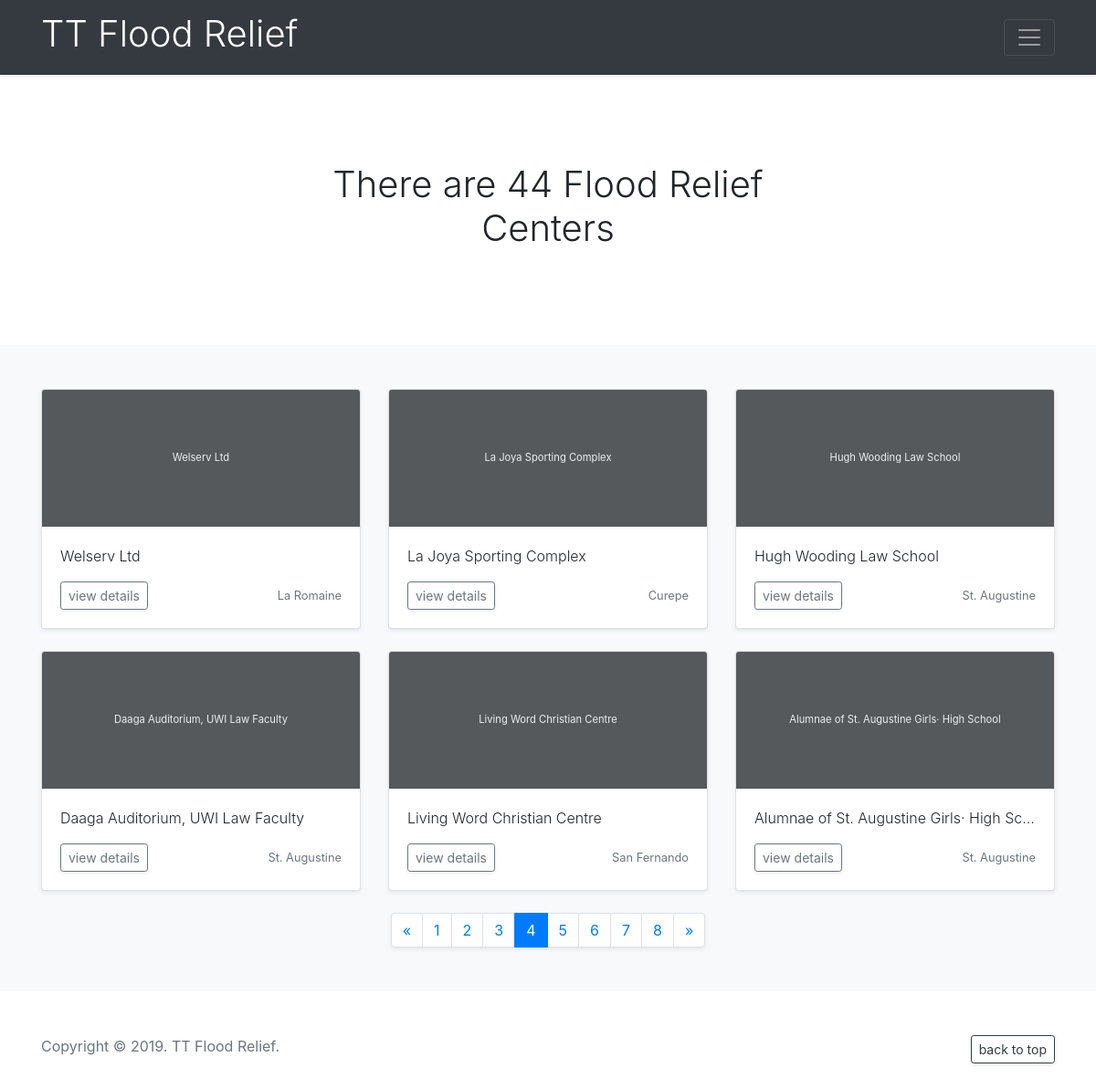
The page /locations/?page=4 on the database its author committed.
### locations/models.py (models this page shows, shortened)
class Location(models.Model):
    name = models.CharField(
        max_length=255,
        verbose_name="Name",
        blank=True
    )
    description = models.TextField(
        max_length=None,
        verbose_name="Description",
        blank=True
    )
    address1 = models.CharField(
        max_length=255,
        verbose_name="Address Line 1",
        blank=True
    )
    address2 = models.CharField(
        max_length=255,
        verbose_name="Address Line 2",
        blank=True
    )
    town = models.CharField(
        max_length=255,
        verbose_name="Town",
        blank=True
    )
    open_time = models.TimeField(
        max_length=None,
        verbose_name="Opening Time",
        blank=True,
        null=True
    )
    close_time = models.TimeField(
        max_length=None,
        verbose_name="Closing Time",
        blank=True,
        null=True
    )
    contact1 = models.CharField(
        max_length=255,
        verbose_name="Contact Name 1",
        blank=True
    )
    phone1 = models.CharField(
        max_length=12,
        verbose_name="Phone Number 1",
        blank=True,
        null=True
    )
    contact2 = models.CharField(
        max_length=255,
        verbose_name="Contact Name 2",
        blank=True
    )
    phone2 = models.CharField(
        max_length=12,
        verbose_name="Phone Number 2",
        blank=True,
        null=True
    )
    latitude = models.FloatField(
        max_length=None,
        verbose_name="Latitude",
        blank=True,
        null=True
    )
    longitude = models.FloatField(
        max_length=None,
        verbose_name="Longitude",
        blank=True,
        null=True
    )
    D = 'None'
    N = 'North'
    E = 'East'
    S = 'South'
    W = 'West'
    C = 'Central'
    CARDINAL_POINTS = (
        (D, 'None'),
        (N, 'North'),
        (E, 'East'),
        (S, 'South'),
        (W, 'West'),
        (C, 'Central')
    )
    cardinal_point = models.CharField(
        max_length=7,
        choices=CARDINAL_POINTS,
        default=D,
        verbose_name="Cardinal Point"
    )
    email = models.EmailField(
        max_length=255,
        verbose_name="Email",
        blank=True
    )
    website = models.URLField(
        max_length=255,
        verbose_name="Website",
        blank=True
    )
    facebook = models.URLField(
        max_length=255,
        verbose_name="Facebook",
        blank=True
    )
    notes = models.TextField(
        max_length=None,
        verbose_name="Notes",
        blank=True
    )

### locations/views.py (the view)
# urls.py: path('', views.index),
def index(request):
    locations = Location.objects.all()
    total_locations = Location.objects.all()
    paginator = Paginator(locations, 6)
    page = request.GET.get('page')
    locations = paginator.get_page(page)
    return render(request, 'index.html', {
        'locations': locations,
        'total_locations': total_locations
    })

### locations/templates/index.html (shortened to what this page needs)
{% extends 'base.html' %}
{% block content %}
<section class="jumbotron text-center">
    <div class="container">
        <h1 class="jumbotron-heading">There are {{ total_locations.count }} Flood Relief Centers</h1>
    </div>
</section>
<div class="album py-5 bg-light">
    <div class="container">
        <div class="row">
            {% if locations %}
            {% for location in locations %}
            <div class="col-md-4">
                <div class="card mb-4 shadow-sm"><a href="/locations/detail/{{location.id}}">
                    <svg class="bd-placeholder-img card-img-top" width="100%" height="100%"
                         xmlns="http://www.w3.org/2000/svg" preserveAspectRatio="xMidYMid slice" focusable="false"
                         role="img" aria-label="Placeholder: {{location.name}}"><title>{{location.name}}</title>
                        <rect width="100%" height="100%" fill="#55595c"/>
                        <text x="50%" y="50%" fill="#eceeef" dy=".3em">{{location.name}}</text>
                    </svg>
                </a>
                    <div class="card-body">
                        <p class="card-text jumbotron-heading text-truncate">{{location.name}}</p>
                        <div class="d-flex justify-content-between align-items-center">
                            <div class="btn-group">
                                <a href="/locations/detail/{{location.id}}"
                                   class="btn btn-sm btn-outline-secondary shadow-sm">view details</a>
                            </div>
                            <small class="text-muted">
                                {{location.town}}
                            </small>
                        </div>
                    </div>
                </div>
            </div>
            {% endfor %}
            {% else %}
            <p>Sorry, there are no Relief Centers in the database.</p>
            {% endif %}
        </div>
        <div class="row">
            {% if locations.has_other_pages %}
            <ul class="pagination shadow-sm">
                {% if locations.has_previous %}
                <li class="page-item"><a href="?page={{ locations.previous_page_number }}" class="page-link">&laquo;</a>
                </li>
                {% else %}
                <li class="disabled page-item"><a href="#" class="page-link"><span>&laquo;</span></a></li>
                {% endif %}
                {% for i in locations.paginator.page_range %}
                {% if locations.number == i %}
                <li class="page-item active"><a href="?page={{ i }}" class="page-link"><span>{{ i }} </span></a></li>
                {% else %}
                <li class="page-item"><a href="?page={{ i }}" class="page-link">{{ i }}</a></li>
                {% endif %}
                {% endfor %}
                {% if locations.has_next %}
                <li class="page-item"><a href="?page={{ locations.next_page_number }}" class="page-link">&raquo;</a>
                </li>
                {% else %}
                <li class="disabled page-item"><a href="#" class="page-link"><span>&raquo;</span></a></li>
                {% endif %}
            </ul>
            {% endif %}
        </div>
    </div>
</div>
{% endblock %}

### static/css/common.css (style rules this page uses)
.bd-placeholder-img { font-size: .7rem; text-anchor: middle; -webkit-user-select: none; -moz-user-select: none; -ms-user-select: none; user-select: none; }
.jumbotron { padding-top: 3rem; padding-bottom: 3rem; margin-bottom: 0; background-color: #fff; }
@media (min-width: 768px) { .jumbotron { padding-top: 6rem; padding-bottom: 6rem; } }
.jumbotron-heading { font-weight: 300; }
.jumbotron .container { max-width: 40rem; }
.pagination { margin: 0px auto; }

### rows shown on the page
Location: name "Welserv Ltd", town "La Romaine"
Location: name "La Joya Sporting Complex", town "Curepe"
Location: name "Hugh Wooding Law School", town "St. Augustine"
Location: name "Daaga Auditorium, UWI Law Faculty", town "St. Augustine"
Location: name "Living Word Christian Centre", town "San Fernando"
Location: name "Alumnae of St. Augustine Girls· High School", name "Alumnae of St. Augustine Girls· High Sc…", town "St. Augustine"

### other values the page prints
{{ total_locations.count }} "44"
{{ i }} "1" "2" "3" "5" "6" "7" "8"
{{ i }} "4"
